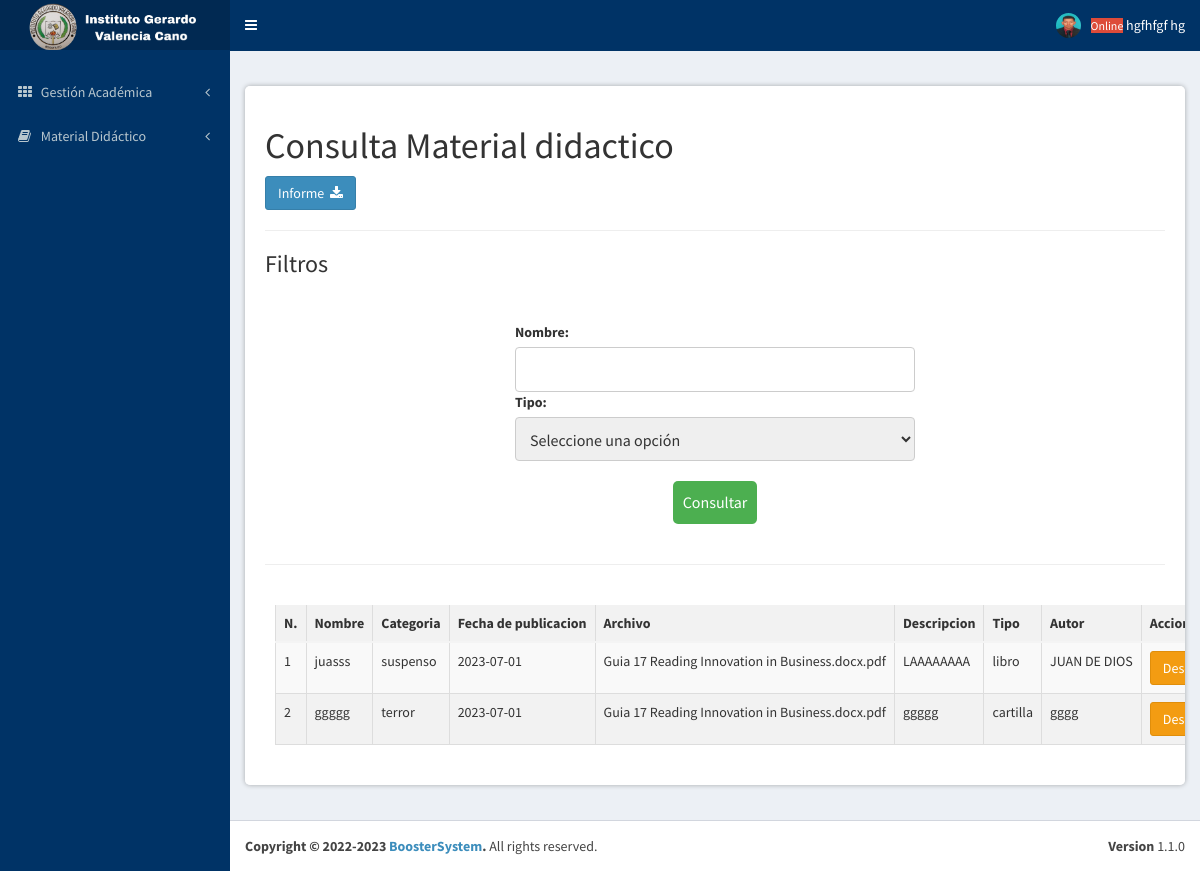
Page /materialDidactico/consultarMaterial.php (signed in) on the committed database.
### tables this page shows
CREATE TABLE `usuarios` (
  `idUsuario` int(11) NOT NULL AUTO_INCREMENT,
  `tipoDocumentoUsuario` enum('CC','CE') NOT NULL DEFAULT 'CC',
  `documentoUsuario` varchar(20) NOT NULL,
  `nombresUsuario` varchar(100) NOT NULL,
  `apellidosUsuario` varchar(100) NOT NULL,
  `telefonoUsuario` varchar(20) NOT NULL,
  `correoUsuario` varchar(120) NOT NULL,
  `passwordUsuario` varchar(120) NOT NULL,
  `estadoUsuario` enum('activo','inactivo') NOT NULL,
  `rol_idRol` int(11) NOT NULL,
  PRIMARY KEY (`idUsuario`),
  KEY `rol_idRol` (`rol_idRol`),
  CONSTRAINT `usuarios_ibfk_1` FOREIGN KEY (`rol_idRol`) REFERENCES `rol` (`idRol`) ON DELETE CASCADE
);

CREATE TABLE `materiadidactico` (
  `idMateriaDidactico` int(11) NOT NULL AUTO_INCREMENT,
  `nombre` varchar(150) NOT NULL,
  `categoria` varchar(45) NOT NULL,
  `fechaPublicacion` date NOT NULL,
  `archivoMaterial` blob NOT NULL,
  `descripcion` varchar(500) NOT NULL,
  `tipo` enum('libro','cartilla','guia') NOT NULL,
  `autor` varchar(45) NOT NULL,
  `asignaturas_idAsignatura` int(11) NOT NULL,
  PRIMARY KEY (`idMateriaDidactico`)
);

### materialDidactico/includes/verificarAcceso.php (called while the page is built, shortened)
<?php
include('conexion.php');
if(isset($_SESSION['documentoUsuario'])){
    $documentoUsuario_sesion = $_SESSION['documentoUsuario'];
$consulta = "SELECT * FROM usuarios WHERE documentoUsuario = '$documentoUsuario_sesion'";
$resultado = mysqli_query($conexion, $consulta);
if ($resultado && mysqli_num_rows($resultado) > 0) {
    $fila = mysqli_fetch_assoc($resultado);
    $nombresUsuario = $fila['nombresUsuario'];
    $apellidosUsuario = $fila['apellidosUsuario'];
}
}else{
    header('Location: ../login');
}
?>

### materialDidactico/consultarMaterial.php (the view, shortened to what this page needs)
<?php include_once 'includes/verificarAcceso.php'; ?>
<?php
include_once "includes/conexion.php";
$where = '';
?>
<!DOCTYPE html>
<html>
<head>
  <link rel="stylesheet" href="../Layout/css/bootstrap.min.css">
  <link rel="stylesheet" href="../Layout/css/font-awesome.css">
  <link rel="stylesheet" href="../Layout/css/AdminLTE.min.css">
  <link rel="stylesheet" href="css/stilos.css">
     <link rel="stylesheet" href="../Layout/css/_all-skins.min.css">
   </head>
   <body class="hold-transition skin-blue sidebar-mini">
    <div class="wrapper">
    <?php include_once '../templates/cabecera.php'; ?>
    <?php include_once '../templates/menu.php'; ?>
<div class="content-wrapper">
<section class="content">
  <section class="estilo">
  <h1>Consulta Material didactico</h1>
  <a class="btn btn-primary" download="miExcelConsultaMaterial" href="includes/miExcelConsultaMaterial.php">Informe&nbsp; <i class="fa fa-download"></i> </a>
    <hr>
    <h3>Filtros</h3>
    <form class="form-inline" action="consultarMaterial.php" method="post">
        <div class="form-group">
            <label for="nombreMaterial">Nombre:</label>
            <input type="text" id="nombreMaterial" name="nombreMaterial" di>
        </div>
        <div class="form-group">
            <label for="tipoMaterial">Tipo:</label>
            <select id="tipoMaterial" name="tipoMaterial">
              <option value="">Seleccione una opción</option>
            </select>
        </div>
        <div class="form-group">
        <button type="submit" value="consultarMaterial" name="consultarMaterial">Consultar</button>
      </div>
    </form>
    <hr>
  <br>
        <table class="table table-striped table-dark" id="table_id">
            <thead>
                <tr>
                    <th>N.</th>
                    <th>Nombre</th>
                    <th>Categoria</th>
                    <th>Fecha de publicacion</th>
                    <th>Archivo</th>
                    <th>Descripcion</th>
                    <th>Tipo</th>
                    <th>Autor</th>
                    <th>Accion</th>
                </tr>
            </thead>
            <tbody>
                <?php
                $SQL = "SELECT * FROM materiaDidactico $where";
                $result = mysqli_query($conexion, $SQL);
                if (mysqli_num_rows($result) > 0) {
                    while ($fila = mysqli_fetch_assoc($result)) {
                        $idMateriaDidactico = $fila['idMateriaDidactico'];
                        $nombreMaterial = $fila['nombre'];
                        $categoriaMaterial = $fila['categoria'];
                        $fechaMaterial = $fila['fechaPublicacion'];
                        $archivoMaterial = $fila['archivoMaterial'];
                        $descripcionMaterial = $fila['descripcion'];
                        $tipoMaterial = $fila['tipo'];
                        $autorMaterial = $fila['autor'];
                ?>
                        <tr>
                            <td><?php echo $idMateriaDidactico; ?></td>
                            <td><?php echo $nombreMaterial; ?></td>
                            <td><?php echo $categoriaMaterial; ?></td>
                            <td><?php echo $fechaMaterial; ?></td>
                            <td><?php echo $archivoMaterial; ?></td>
                            <td><?php echo $descripcionMaterial; ?></td>
                            <td><?php echo $tipoMaterial; ?></td>
                            <td><?php echo $autorMaterial; ?></td>
                            <td>
                            <a href="includes/descargarMaterial.php?id=<?php echo $fila['idMateriaDidactico']; ?>" class="btn btn-warning">Descargar</a>
                            </td>
                        </tr>
                <?php
                    }
                } else {
                ?>
                    <tr class="text-center">
                        <td colspan="8">No existen registros</td>
                    </tr>
                <?php
                }
                ?>
            </tbody>
        </table>
    </div>
</div>
<?php include_once '../templates/pie.php'; ?>
</body>
</html>

### templates/cabecera.php (shortened to what this page needs)
<header class="main-header">
    <a href="../inicio.php" class="logo">
        <span class="logo-lg"><img src="../img/logo.png" alt="" height="50px"></span>
    </a>
    <nav class="navbar navbar-static-top" role="navigation">
        <a href="#" class="sidebar-toggle" data-toggle="offcanvas" role="button">
        </a>
        <div class="navbar-custom-menu">
            <ul class="nav navbar-nav">
                <li class="dropdown user user-menu">
                    <a href="#" class="dropdown-toggle" data-toggle="dropdown">
                        <small class="bg-red">Online</small>
                        <span class="hidden-xs"><?php echo $nombresUsuario." ".$apellidosUsuario?></span>
                        <img src="../img/perfil.jpg" class="user-image" alt="Imagen de perfil">
                    </a>
                </li>
            </ul>
        </div>
    </nav>
</header>

### materialDidactico/css/stilos.css (style rules this page uses)
.estilo { margin: 20px 0; padding: 20px; background-color: #fff; border-radius: 5px; box-shadow: 0px 0px 5px rgba(0, 0, 0, 0.3); overflow-x: auto; }
form { margin-top: 5%; display: flex; flex-direction: column; align-items: center; }
.form-group { display: flex; flex-direction: column; margin-bottom: 20px; width: 100%; max-width: 400px; }
label { margin-bottom: 5px; }
input, select { padding: 10px; border: 1px solid #ccc; border-radius: 4px; font-size: 16px; width: 100%; }
button[type="submit"] { margin: 20px auto; display: block; padding: 10px; border-radius: 5px; border: none; background-color: #4CAF50; color: white; font-size: 16px; cursor: pointer; }
table { border-collapse: collapse; width: 100%; margin-bottom: 20px; white-space: nowrap; padding: 0 100px; margin-left: 10px; margin-right: 10px; }
table th, table td { padding: 8px; text-align: left; border: 1px solid #ddd; }
table th { font-weight: bold; background-color: #f2f2f2; }
table tr:nth-child(even) { background-color: #f2f2f2; }

### rows in the picture
usuarios: nombresUsuario "hgfhfgf", apellidosUsuario "hg"
materiadidactico: idMateriaDidactico "1", nombre "juasss", categoria "suspenso", fechaPublicacion "2023-07-01", archivoMaterial "Guia 17 Reading Innovation in Business.docx.pdf", descripcion "LAAAAAAAA", tipo "libro", autor "JUAN DE DIOS"
materiadidactico: idMateriaDidactico "2", nombre "ggggg", categoria "terror", fechaPublicacion "2023-07-01", archivoMaterial "Guia 17 Reading Innovation in Business.docx.pdf", descripcion "ggggg", tipo "cartilla", autor "gggg"
